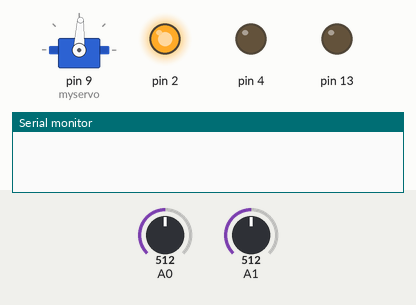
The sketch below on a simulated Arduino Uno, built with avr-gcc and run on an emulated ATmega328P. On the bench: servo, output pins drawn as LEDs (lit = HIGH), the last lines printed to the serial monitor. The inputs (shaded band) are chosen by the test bench; at power-on: A0 = 512, A1 = 512.

Above: at 1.2 s.
1.3 s: A0 set to 55
3.5 s: A0 set to 44
At 5.1 s:
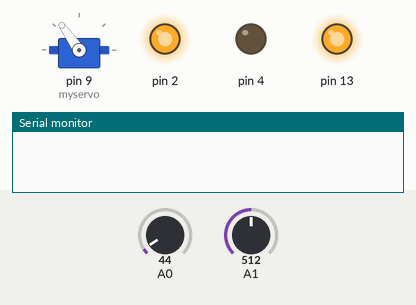
At 11.5 s:
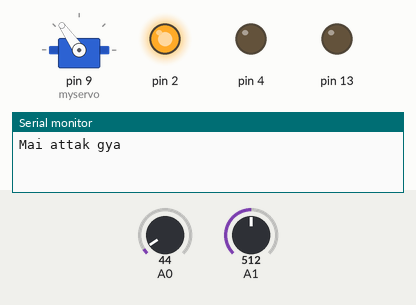
Timing chart, 0 to 12.0 s (numbered marks = the images above; inputs shaded):
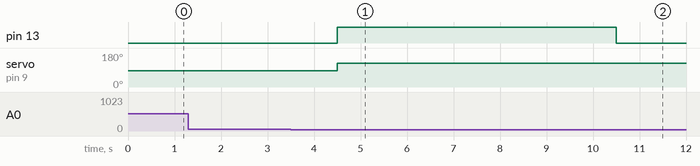

The sketch:

Throwing_Servo_Final.ino
```cpp
#include<EEPROM.h>
#include<Servo.h>
int threshold1_polarity= 100;
int threshold2_reference = 26;
int ref[100];
int threshold_Claw = 50;
int flag=1;
int addr=0;
int i=0;
int refc=0;
int avg=0;
Servo myservo;
//undo
void setup() {
  // put your setup code here, to run once:
  myservo.attach(9);
  pinMode(A0,INPUT);
  pinMode(A1,INPUT);
  pinMode(A2,INPUT);
   pinMode(A3,INPUT);
  pinMode(A4,INPUT);
  myservo.write(87);
  pinMode(13, OUTPUT);
  digitalWrite(13,LOW);
  pinMode(2, OUTPUT);
  pinMode(4, OUTPUT);
  pinMode(3, INPUT);
  digitalWrite(2,HIGH);
  digitalWrite(4,LOW);

 Serial.begin(9600);
}

void loop() {


  digitalWrite(13,LOW);
  while(flag==1)
  {
    if(analogRead(A0)<threshold_Claw)
     {
        delay(500);
        if(analogRead(A0)>threshold_Claw)
        {continue;}
        myservo.write(87);
        delay(500);
        myservo.write(125);
        digitalWrite(13,HIGH);
        delay(6000);
        flag=2;

      }
  }
    Serial.println("Mai attak gya");
    digitalWrite(13,LOW);
    while(i<15)
    {
      if((analogRead(A1)-26)>150)
       {
        while((analogRead(A1)-26)>150);
        Serial.println(i);
         ref[i]=millis();
          refc=+ref[i];
          if(i>0)
          {
            avg = avg+(ref[i]-ref[i-1]);
          }

          i++;
      }
    }
    Serial.println("Mai bahar aagya");
    refc = (refc/i + 4*avg/15);
    Serial.println(refc);
    while(millis() < refc);
    Serial.println("Mai phir bahar aagya");
   delay(350/4);
      myservo.write(125);
      delayMicroseconds(16000);
        delayMicroseconds(16000);
      digitalWrite(13,HIGH);
      myservo.write(87);
      delay(500);

  }
```

Measured:
- the behaviour switches between 50 and 49 on A0 (found by bisection; images 0 and 1)
- after the input at 1.3 s, every drawn part: stays the same
- after the input at 3.5 s, pin 13: LOW → HIGH after 1.0 s, → LOW 6.0 s later; servo on pin 9 (myservo): 87° → 125° after 1.0 s
